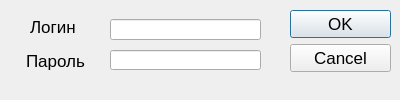
<?xml version="1.0" encoding="UTF-8"?>
<ui version="4.0">
 <class>Dialog</class>
 <widget class="QDialog" name="Dialog">
  <property name="geometry">
   <rect>
    <x>0</x>
    <y>0</y>
    <width>400</width>
    <height>100</height>
   </rect>
  </property>
  <property name="minimumSize">
   <size>
    <width>400</width>
    <height>100</height>
   </size>
  </property>
  <property name="maximumSize">
   <size>
    <width>400</width>
    <height>100</height>
   </size>
  </property>
  <property name="windowTitle">
   <string>Dialog</string>
  </property>
  <widget class="QDialogButtonBox" name="buttonBox">
   <property name="geometry">
    <rect>
     <x>290</x>
     <y>10</y>
     <width>101</width>
     <height>71</height>
    </rect>
   </property>
   <property name="font">
    <font>
     <pointsize>13</pointsize>
    </font>
   </property>
   <property name="orientation">
    <enum>Qt::Vertical</enum>
   </property>
   <property name="standardButtons">
    <set>QDialogButtonBox::Cancel|QDialogButtonBox::Ok</set>
   </property>
  </widget>
  <widget class="QLabel" name="label">
   <property name="geometry">
    <rect>
     <x>30</x>
     <y>20</y>
     <width>47</width>
     <height>13</height>
    </rect>
   </property>
   <property name="font">
    <font>
     <pointsize>13</pointsize>
    </font>
   </property>
   <property name="text">
    <string>Логин</string>
   </property>
  </widget>
  <widget class="QLabel" name="label_2">
   <property name="geometry">
    <rect>
     <x>26</x>
     <y>50</y>
     <width>61</width>
     <height>21</height>
    </rect>
   </property>
   <property name="font">
    <font>
     <pointsize>13</pointsize>
    </font>
   </property>
   <property name="text">
    <string>Пароль</string>
   </property>
  </widget>
  <widget class="QLineEdit" name="loginEdit">
   <property name="geometry">
    <rect>
     <x>110</x>
     <y>19</y>
     <width>151</width>
     <height>21</height>
    </rect>
   </property>
   <property name="font">
    <font>
     <pointsize>13</pointsize>
    </font>
   </property>
  </widget>
  <widget class="QLineEdit" name="PasswordEdit">
   <property name="geometry">
    <rect>
     <x>110</x>
     <y>50</y>
     <width>151</width>
     <height>20</height>
    </rect>
   </property>
   <property name="font">
    <font>
     <pointsize>13</pointsize>
    </font>
   </property>
  </widget>
 </widget>
 <resources/>
 <connections>
  <connection>
   <sender>buttonBox</sender>
   <signal>accepted()</signal>
   <receiver>Dialog</receiver>
   <slot>accept()</slot>
   <hints>
    <hint type="sourcelabel">
     <x>248</x>
     <y>254</y>
    </hint>
    <hint type="destinationlabel">
     <x>157</x>
     <y>274</y>
    </hint>
   </hints>
  </connection>
  <connection>
   <sender>buttonBox</sender>
   <signal>rejected()</signal>
   <receiver>Dialog</receiver>
   <slot>reject()</slot>
   <hints>
    <hint type="sourcelabel">
     <x>316</x>
     <y>260</y>
    </hint>
    <hint type="destinationlabel">
     <x>286</x>
     <y>274</y>
    </hint>
   </hints>
  </connection>
 </connections>
</ui>
